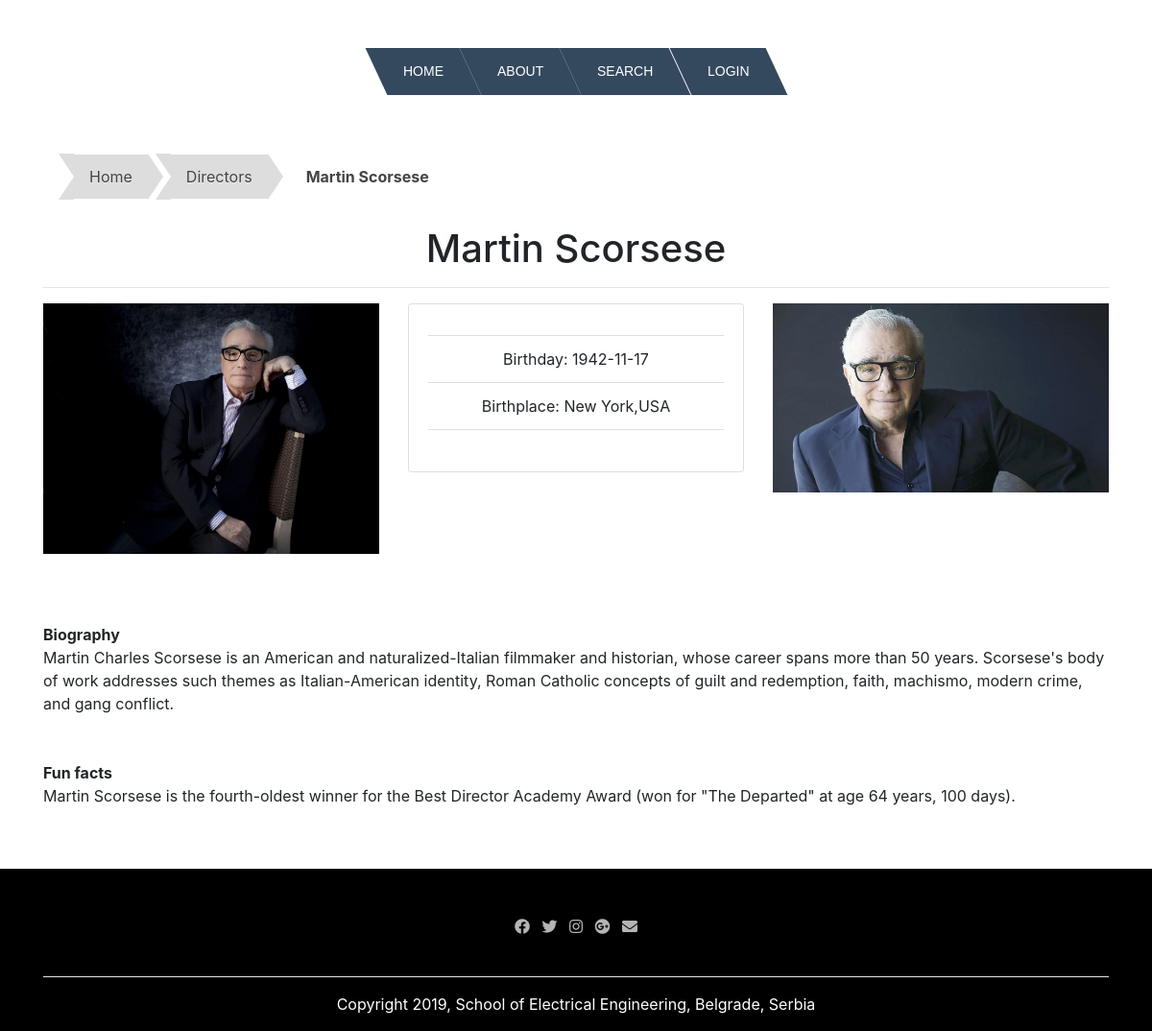
Screenshot of /index.php/Guest/showDirector/1 with the database file from the repository.
### tables this page shows
CREATE TABLE IF NOT EXISTS `directors` (
  `id` int(11) NOT NULL,
  `name` varchar(50) NOT NULL,
  `birthplace` int(11) NOT NULL,
  `birthday` date NOT NULL,
  `funfact` varchar(1000) NOT NULL,
  `biography` varchar(1000) NOT NULL,
  `posterSrc` varchar(50) NOT NULL,
  `profileImgLeft` varchar(50) NOT NULL,
  `profileImgRight` varchar(50) NOT NULL,
  `highlight` varchar(500) NOT NULL,
  PRIMARY KEY (`id`)
);

CREATE TABLE IF NOT EXISTS `states` (
  `id` int(11) NOT NULL AUTO_INCREMENT,
  `city` varchar(50) NOT NULL,
  `state` varchar(50) NOT NULL,
  PRIMARY KEY (`id`)
);

### application/controllers/Guest.php (called while the page is built, shortened)
<?php
require_once APPPATH . 'core/Core.php';
class Guest extends Core {
    public function showContent($mainContent, $data) {
        $this->load->view("templates/header_guest.php", $data);
        $this->load->view($mainContent, $data);
        $this->load->view("templates/footer.php");
    }
    public function showDirector($id, $controller = null) {
        $controller = "Guest";
        parent::showDirector($id, $controller);
    }
}

### application/core/Core.php (called while the page is built, shortened)
<?php
class Core extends CI_Controller {
    public function showDirector($id, $controller) {
        $director = $this->ModelDirectors->fetch($id);
        $state = $this->ModelStates->fetch($director->birthplace);
        $this->showContent("director.php", ["director" => $director, "state" => $state, "controller" => $controller]);
    }
}

### index.php (called while the page is built, shortened)
<?php
require_once BASEPATH.'core/CodeIgniter.php';

### application/models/ModelDirectors.php (called while the page is built, shortened)
<?php
class ModelDirectors extends CI_Model {
     public function fetch($id){
        $this->db->where("id",$id);
        $this->db->from('directors');
        $query=$this->db->get();
        $result=$query->row();
        return $result;
    }
}

### application/models/ModelStates.php (called while the page is built, shortened)
<?php
class ModelStates extends CI_Model {
    public function fetch($id) {
        $this->db->where("id", $id);
        $this->db->from('states');
        $query = $this->db->get();
        $result = $query->row();
        return $result;
    }
}

### application/views/director.php (the view, shortened to what this page needs)
<div class="container">
    <div>
        <ul class="breadcrumb">
            <li><a href = "<?php echo site_url($controller . "/index"); ?>"> Home</a></li>
            <li><a href = "<?php echo site_url($controller . "/directors"); ?>"> Directors </a></li>
            <li><a href="#" class="current"><?php echo $director->name ?></a></li>
        </ul>
    </div>
    <div class="row text-center">
        <div class="col-lg-12">
            <h1><?php echo $director->name ?></h1>
            <hr>
        </div>
    </div>
    <div class="row">
        <div class="col-sm-4">
            <img class=" img-fluid" src="<?php echo base_url($director->profileImgLeft) ?>">
        </div>
        <div class="col-sm-4">
            <div class="card">
                <div class="card-body text-center">
                        <ul class="list-group list-group-flush lista">
                            <li class="list-group-item">Birthday: <?php echo $director->birthday ?> </li>
                            <li class="list-group-item">Birthplace: <?php echo $state->city .",". $state->state ?></li>
                        </ul>
                        <br>
                </div>
            </div>
        </div>
        <div class="col-sm-4">
            <img class=" img-fluid" src="<?php echo base_url($director->profileImgRight) ?>">
        </div>
    </div>
    <div class="row">
        <div class="col-sm-12">
            <br><br><br>
            <p><b>Biography</b><br>
                <?php echo $director->biography ?>
                <br><br><br>
                <b>Fun facts</b><br>
                <?php echo $director->funfact ?>
            </p>
        </div>
    </div>
</div>

### css/header_style.css (style rules this page uses)
.breadcrumb { overflow: hidden; background-color: transparent !important; }
.breadcrumb li { float: left; margin: 0 .5em 0 1em; }
.breadcrumb a { background: #ddd; padding: .7em 1em; float: left; text-decoration: none; color: #444; text-shadow: 0 1px 0 rgba(255,255,255,.5); position: relative; }
.breadcrumb a::before { content: ""; position: absolute; top: 50%; margin-top: -1.5em; border-width: 1.5em 0 1.5em 1em; border-style: solid; border-color: #ddd #ddd #ddd transparent; left: -1em; }
.breadcrumb a::after { content: ""; position: absolute; top: 50%; margin-top: -1.5em; border-top: 1.5em solid transparent; border-bottom: 1.5em solid transparent; border-left: 1em solid #ddd; right: -1em; }
.breadcrumb .current, .breadcrumb .current:hover { font-weight: bold; background: none; }
.breadcrumb .current::after, .breadcrumb .current::before { content: normal; }
a:link { text-decoration: none; }

### rows the page displays
directors: name "Martin Scorsese", profileImgLeft (picture), birthday "1942-11-17", profileImgRight (picture), biography "Martin Charles Scorsese is an American and naturalized-Italian filmmaker and historian, whose career spans more than 50 years. Scorsese's body of work addresses such themes as Italian-American identity, Roman Catholic concepts of guilt and redemption, faith, machismo, modern crime, and gang conflict.", funfact "Martin Scorsese is the fourth-oldest winner for the Best Director Academy Award (won for \"The Departed\" at age 64 years, 100 days)."
states: city "New York", state "USA"
